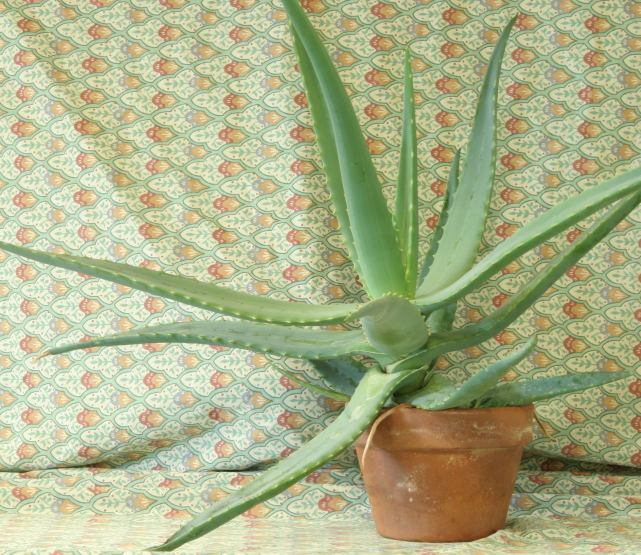
#> input picture lab0/lab0-2/data/aloeL.jpg, 1282 x 1110 px, found by its file name (shown at 1/2 size)
$ python stereo_depth_estimation.py
#> lines starting #> are read from the running program, lines starting #| are printed output that depends on the picture; after the words box and inside, x2 and y2 are one past the last pixel; in counts of white or black regions, pixels touching at a corner belong together
#!/usr/bin/env python3
"""Stereo depth estimation with OpenCV's aloe stereo sample pair.

The sample pair is already rectified, so corresponding pixels are searched
along horizontal epipolar lines.  StereoSGBM computes disparity and the
standard relation Z = f B / d converts disparity to depth under a supplied
baseline B and focal length f.

The OpenCV aloe pair does not ship with a physical camera calibration.  The
default baseline is therefore an explicit demonstration value (0.10 m) and
the resulting depth scale is only meaningful after replacing it with the
actual stereo baseline and focal length.
"""

from __future__ import annotations

import argparse
import json
import platform
from pathlib import Path

import cv2
import numpy as np


ROOT = Path(__file__).resolve().parent
DEFAULT_LEFT = ROOT / "data" / "aloeL.jpg"
DEFAULT_RIGHT = ROOT / "data" / "aloeR.jpg"


def parse_args() -> argparse.Namespace:
    parser = argparse.ArgumentParser(
        description="Estimate disparity, depth, and a point cloud from a rectified stereo pair."
    )
    parser.add_argument("--left", type=Path, default=DEFAULT_LEFT, help="left image path")
    parser.add_argument("--right", type=Path, default=DEFAULT_RIGHT, help="right image path")
    parser.add_argument("--output-dir", type=Path, default=ROOT / "output", help="output directory")
    parser.add_argument("--scale", type=float, default=0.5, help="image scale, e.g. 0.5 for faster processing")
    parser.add_argument("--min-disparity", type=int, default=0)
    parser.add_argument("--num-disparities", type=int, default=128, help="multiple of 16")
    parser.add_argument("--block-size", type=int, default=5, help="odd SGBM matching window size")
    parser.add_argument("--baseline", type=float, default=0.10, help="stereo baseline in metres (demo default)")
    parser.add_argument(
        "--focal-px",
        type=float,
        default=None,
        help="focal length in pixels; default is 0.8 times the resized image width",
    )
    return parser.parse_args()


def read_pair(left_path: Path, right_path: Path, scale: float) -> tuple[np.ndarray, np.ndarray]:
#> called with scale = 0.5
    left = cv2.imread(str(left_path), cv2.IMREAD_COLOR)
#> left is the input picture: shape (1110, 1282, 3); mean B, G, R 136.6, 177.2, 171.2
    right = cv2.imread(str(right_path), cv2.IMREAD_COLOR)
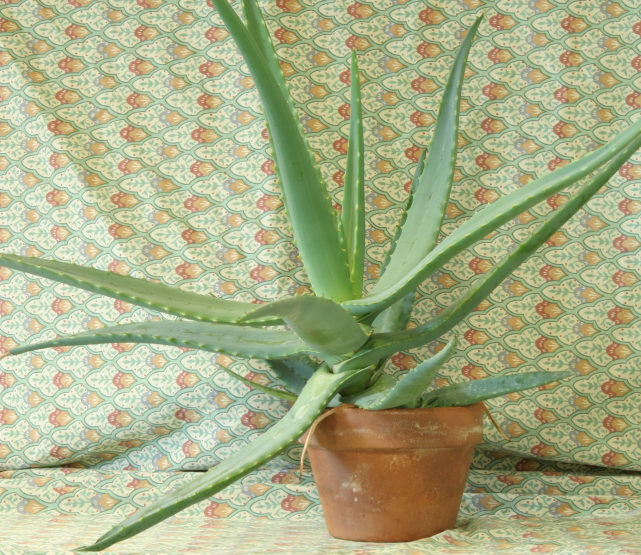
#> input picture lab0/lab0-2/data/aloeR.jpg, 1282 x 1110 px, found by its file name (shown at 1/2 size)
#> right is the input picture: shape (1110, 1282, 3); mean B, G, R 134.1, 174.2, 168
    if left is None:
        raise FileNotFoundError(f"cannot read left image: {left_path}")
    if right is None:
        raise FileNotFoundError(f"cannot read right image: {right_path}")
    if left.shape[:2] != right.shape[:2]:
        raise ValueError(f"left/right image sizes differ: {left.shape[:2]} vs {right.shape[:2]}")
    if not (0 < scale <= 1.0):
        raise ValueError("--scale must be in the interval (0, 1]")
    if scale != 1.0:
        size = (round(left.shape[1] * scale), round(left.shape[0] * scale))
#> size = (641, 555)
        left = cv2.resize(left, size, interpolation=cv2.INTER_AREA)
#> left: shape (555, 641, 3)
        right = cv2.resize(right, size, interpolation=cv2.INTER_AREA)
#> right: shape (555, 641, 3)
    return left, right


def build_matcher(args: argparse.Namespace, channels: int) -> cv2.StereoSGBM:
    if args.num_disparities <= 0 or args.num_disparities % 16:
        raise ValueError("--num-disparities must be a positive multiple of 16")
    if args.block_size < 3 or args.block_size % 2 == 0:
        raise ValueError("--block-size must be an odd integer >= 3")
    window = args.block_size
    return cv2.StereoSGBM_create(
        minDisparity=args.min_disparity,
        numDisparities=args.num_disparities,
        blockSize=window,
        P1=8 * channels * window * window,
        P2=32 * channels * window * window,
        disp12MaxDiff=1,
        uniquenessRatio=10,
        speckleWindowSize=100,
        speckleRange=32,
        preFilterCap=63,
        mode=cv2.STEREO_SGBM_MODE_SGBM_3WAY,
    )


def save_point_cloud(path: Path, points: np.ndarray, colors: np.ndarray, valid: np.ndarray) -> int:
    xyz = points[valid]
    rgb = cv2.cvtColor(colors, cv2.COLOR_BGR2RGB)[valid]
    finite = np.isfinite(xyz).all(axis=1)
    xyz = xyz[finite]
    rgb = rgb[finite]
    # Remove extreme values so that a few invalid boundary estimates do not
    # dominate the point-cloud viewer's auto-scaling.
    if xyz.size:
        keep = np.abs(xyz[:, 2]) < np.percentile(np.abs(xyz[:, 2]), 99.5)
        xyz, rgb = xyz[keep], rgb[keep]
    header = (
        "ply\nformat ascii 1.0\n"
        f"element vertex {len(xyz)}\n"
        "property float x\nproperty float y\nproperty float z\n"
        "property uchar red\nproperty uchar green\nproperty uchar blue\nend_header\n"
    )
    with path.open("w", encoding="ascii") as stream:
        stream.write(header)
        for point, color in zip(xyz, rgb):
            stream.write(
                f"{point[0]:.6f} {point[1]:.6f} {point[2]:.6f} "
                f"{int(color[0])} {int(color[1])} {int(color[2])}\n"
            )
    return len(xyz)


def main() -> None:
    args = parse_args()
    output_dir = args.output_dir.resolve()
    output_dir.mkdir(parents=True, exist_ok=True)
    left, right = read_pair(args.left, args.right, args.scale)
    gray_left = cv2.cvtColor(left, cv2.COLOR_BGR2GRAY)
    gray_right = cv2.cvtColor(right, cv2.COLOR_BGR2GRAY)

    matcher = build_matcher(args, channels=1)
    disparity = matcher.compute(gray_left, gray_right).astype(np.float32) / 16.0
    h, w = gray_left.shape
#> h = 555; w = 641
    focal_px = args.focal_px if args.focal_px is not None else 0.8 * w
#> focal_px = 512.8
    if args.baseline <= 0:
        raise ValueError("--baseline must be positive")

    # A conservative validity mask excludes the SGBM invalid code and points
    # outside the requested disparity interval.
    valid = np.isfinite(disparity) & (disparity > max(0.0, args.min_disparity))
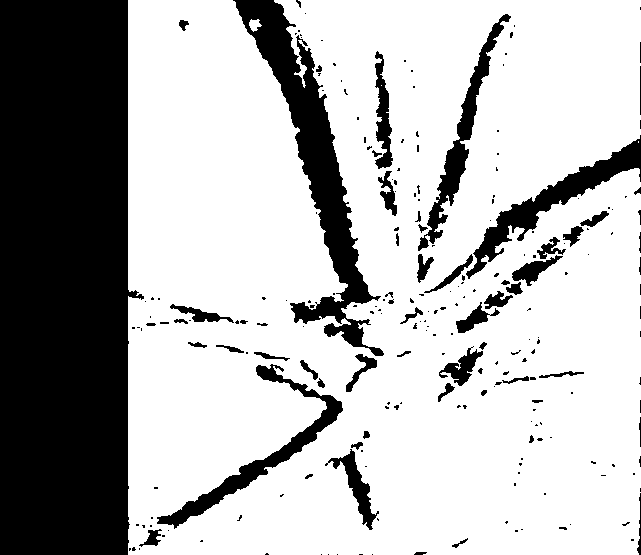
#> valid: shape (555, 641) bool; 70.8% white; 231 black regions (169 under 20 px), largest, box (x1, y1, x2, y2) and area: (0, 0, 144, 555) 71144, (233, 0, 384, 356) 12050, (466, 135, 641, 279) 4273
    depth = np.full_like(disparity, np.nan, dtype=np.float32)
    depth[valid] = focal_px * args.baseline / disparity[valid]
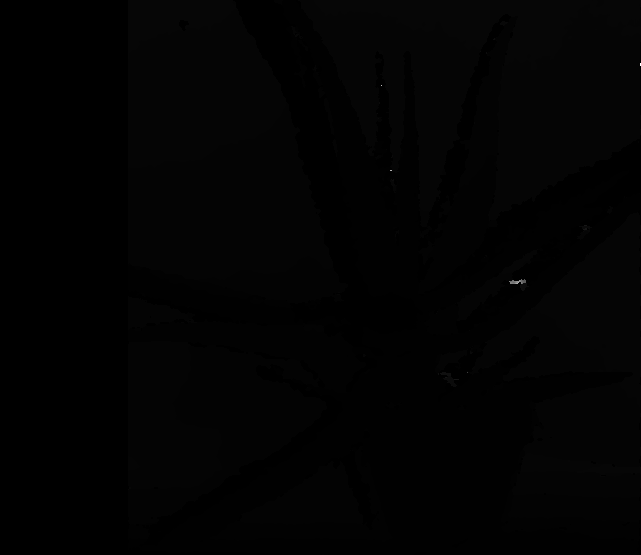
#> depth: shape (555, 641) float32; 29.21% of the values are NaN or infinite; the others: min 0.404, max 74.59, mean 1.5; drawn with min black, max white, NaN and infinite black

    # Disparity visualization: invalid pixels are black; valid values are
    # normalized using the configured search range.
    disp_vis = np.zeros_like(disparity, dtype=np.uint8)
    if np.any(valid):
        lo = max(0.0, float(args.min_disparity))
        hi = lo + float(args.num_disparities)
        scaled = np.clip((disparity - lo) / max(hi - lo, 1.0), 0.0, 1.0)
        disp_vis[valid] = np.uint8(255.0 * scaled[valid])
    disparity_color = cv2.applyColorMap(disp_vis, cv2.COLORMAP_TURBO)
    disparity_color[~valid] = (0, 0, 0)
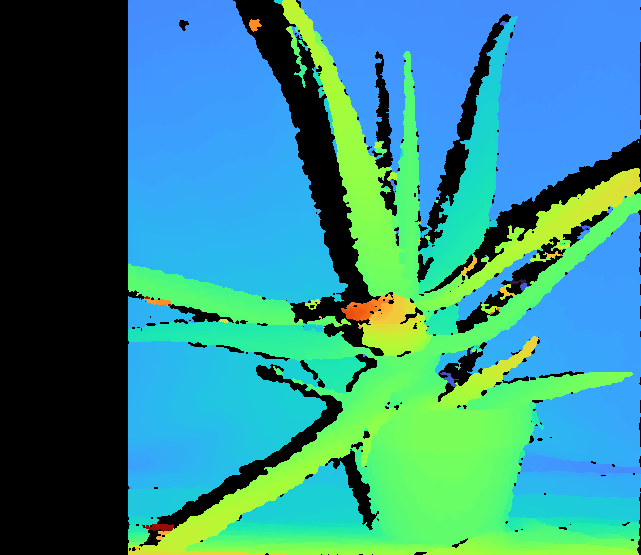
#> disparity_color: shape (555, 641, 3); mean B, G, R 136.1, 139.4, 52.6

    # Clip only for visualization; the raw depth array is also saved in NPZ.
    depth_vis = np.zeros_like(disparity, dtype=np.uint8)
    if np.any(valid):
        low, high = np.percentile(depth[valid], [2, 98])
#> low = 0.708; high = 2.22
        normalized = np.clip((depth - low) / max(high - low, 1e-9), 0.0, 1.0)
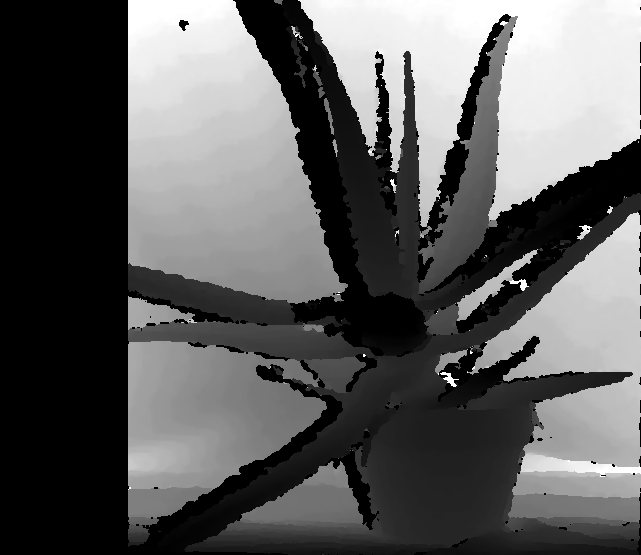
#> normalized: shape (555, 641) float32; 29.21% of the values are NaN or infinite; the others: min 0, max 1, mean 0.522; drawn with min black, max white, NaN and infinite black
        depth_vis[valid] = np.uint8(255.0 * (1.0 - normalized[valid]))
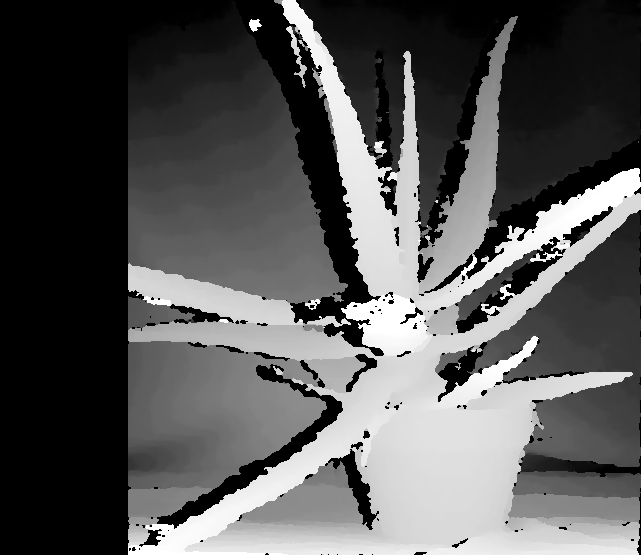
#> depth_vis: shape (555, 641); min 0, max 255, mean 86
    depth_color = cv2.applyColorMap(depth_vis, cv2.COLORMAP_TURBO)
    depth_color[~valid] = (0, 0, 0)
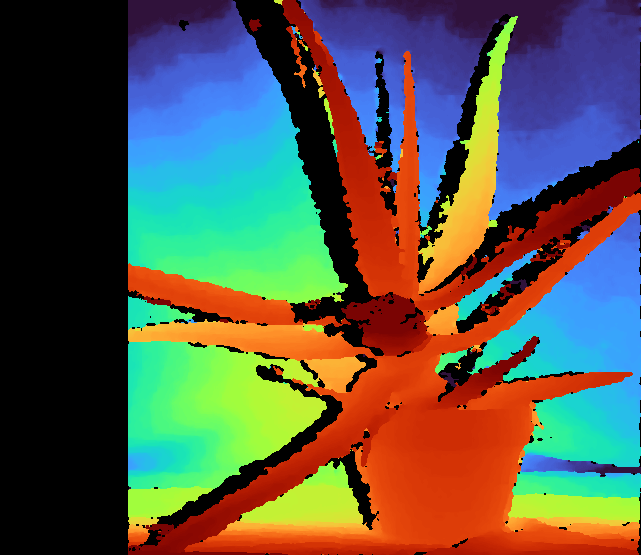
#> depth_color: shape (555, 641, 3); mean B, G, R 74.9, 89.1, 88.5

    # The Q matrix is the rectified stereo model with the supplied focal and
    # baseline.  reprojectImageTo3D returns coordinates in metres when B is m.
    cx, cy = (w - 1) / 2.0, (h - 1) / 2.0
#> cx = 320; cy = 277
    Q = np.float32(
        [
            [1, 0, 0, -cx],
            [0, 1, 0, -cy],
            [0, 0, 0, focal_px],
            [0, 0, 1.0 / args.baseline, 0],
        ]
    )
    points_3d = cv2.reprojectImageTo3D(disparity, Q)
#> points_3d: shape (555, 641, 3) float32; 0.08% of the values are NaN or infinite; the others: min -51.28, max 74.59, mean -2.97

    cv2.imwrite(str(output_dir / "left.png"), left)
    cv2.imwrite(str(output_dir / "right.png"), right)
    cv2.imwrite(str(output_dir / "disparity_color.png"), disparity_color)
    cv2.imwrite(str(output_dir / "depth_color.png"), depth_color)
    np.savez_compressed(output_dir / "depth_arrays.npz", disparity=disparity, depth=depth, valid=valid)
    point_count = save_point_cloud(output_dir / "point_cloud.ply", points_3d, left, valid)
#> the loop in save_point_cloud, `for point, color in zip(xyz, rgb):` made 249334 passes
#> (point, color) on passes 1 to 3: ([-0.542, -1.2, 2.22], [175, 196, 155]), ([-0.538, -1.2, 2.22], [178, 197, 156]), ([-0.533, -1.2, 2.22], [182, 197, 158])
#> point_count = 249334

    summary = {
        "left_image": str(args.left),
        "right_image": str(args.right),
        "input_size": [int(left.shape[1]), int(left.shape[0])],
        "scale": args.scale,
        "algorithm": "OpenCV StereoSGBM (SGBM_3WAY)",
        "python_version": platform.python_version(),
        "opencv_version": cv2.__version__,
        "numpy_version": np.__version__,
        "min_disparity": args.min_disparity,
        "num_disparities": args.num_disparities,
        "block_size": args.block_size,
        "focal_length_px": float(focal_px),
        "baseline_m": float(args.baseline),
        "valid_pixel_ratio": float(np.count_nonzero(valid) / valid.size),
        "disparity_min_valid_px": float(np.min(disparity[valid])) if np.any(valid) else None,
        "disparity_max_valid_px": float(np.max(disparity[valid])) if np.any(valid) else None,
        "depth_min_m": float(np.nanmin(depth)) if np.any(valid) else None,
        "depth_max_m": float(np.nanmax(depth)) if np.any(valid) else None,
        "point_count": point_count,
        "scale_warning": "The aloe pair has no physical calibration; replace baseline and focal length for metric depth.",
    }
    (output_dir / "run_summary.json").write_text(json.dumps(summary, indent=2), encoding="utf-8")
    print(json.dumps(summary, indent=2))
#> (printed output is left out)
    print(f"Outputs written to: {output_dir}")


if __name__ == "__main__":
    main()
